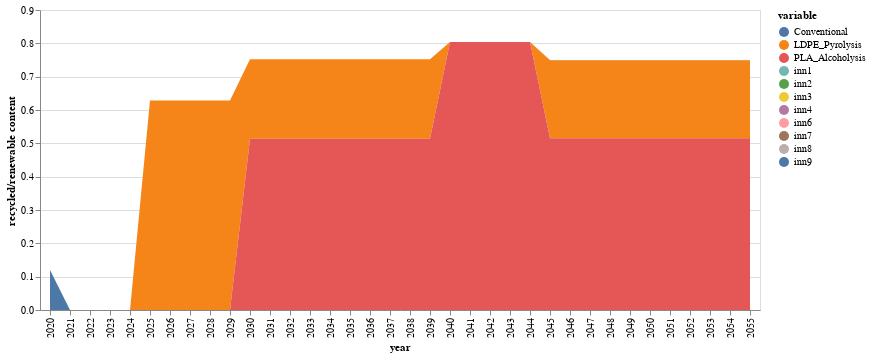

Source (notebook cell):
### Code cell
function conventional(t)
    return initial[1,5]*(1-sum(JuMP.values.(xk)[k,t] for k in 1:nrow(compromise)))
end

function innovation(i,t)
    if i==1
        return sum(JuMP.values.(xk)[k,t]*(compromise[k,5])+JuMP.values.(xk)[k,t]*(compromise[k,6]) for k=1:mapki[i,2])
    else
        return sum(JuMP.values.(xk)[k,t]*(compromise[k,5])+JuMP.values.(xk)[k,t]*(compromise[k,6]) for k=mapki[i-1,2]:mapki[i,2] )
    end
end

conv=zeros(51)

conv[1]=initial[1,5]
inn_co2=zeros(nrow(innovations),51)

for inn in 1:nrow(innovations)
    inn_co2[inn,1]=0
end

j=0
for i in 2:51
    if 0 ≤ i ≤ 5
        j=1
    elseif 6 ≤ i ≤ 10
        j=2
    elseif 6 ≤ i ≤ 10
        j=3
    elseif 11 ≤ i ≤ 15
        j=4
    elseif 16 ≤ i ≤ 20
        j=5
    elseif 21 ≤ i ≤ 25
        j=6
    else
        j=7
    end
        
    conv[i]=conventional(j)
    for inn in 1:nrow(innovations)
        inn_co2[inn,i]=innovation(inn,j)
    end
end
sNames = ["conv","inn1","inn2","inn3","inn4","inn5","inn6","inn7","inn8","inn9","inn10"]
xLabels = []
for i in 2020:2070
    push!(xLabels,string(i))
end

df = DataFrame(year=xLabels, conv=conv, inn1=inn_co2[1,:],inn2=inn_co2[2,:],inn3=inn_co2[3,:],inn4=inn_co2[4,:],
        inn5=inn_co2[5,:],inn6=inn_co2[6,:],inn7=inn_co2[7,:],inn8=inn_co2[8,:],inn9=inn_co2[9,:],inn10=inn_co2[10,:])
df=df[1:36,:]


#df |> stack |> @vlplot(:area, x=:year, y={:value, stack=:zero, title="recycled/renewable content"}, color="variable:n",legend=:sNames) 


rename!(df,[:conv,:inn5,:inn10] .=> [:Conventional,:LDPE_Pyrolysis,:PLA_Alcoholysis])

circular_inn=df |> stack |> @vlplot(:area, x=:year, y={:value, stack=:zero, title="recycled/renewable content"}, color="variable:n",legend=:sNames) 

save("./result-case-roadmap/circularity-roadmap.svg", circular_inn)
circular_inn

### Figure 1 — Vega-Lite specification as saved in the notebook (floating-point values rounded to 4 significant figures; data arrays with more than 128 entries replaced by an {"elided": "..."} marker saying what was removed)
{"data": {"values": {"elided": "396 records"}}, "encoding": {"color": {"field": "variable", "type": "nominal"}, "x": {"field": "year"}, "y": {"field": "value", "stack": "zero", "title": "recycled/renewable content", "type": "quantitative"}}, "legend": "sNames", "mark": "area"}
